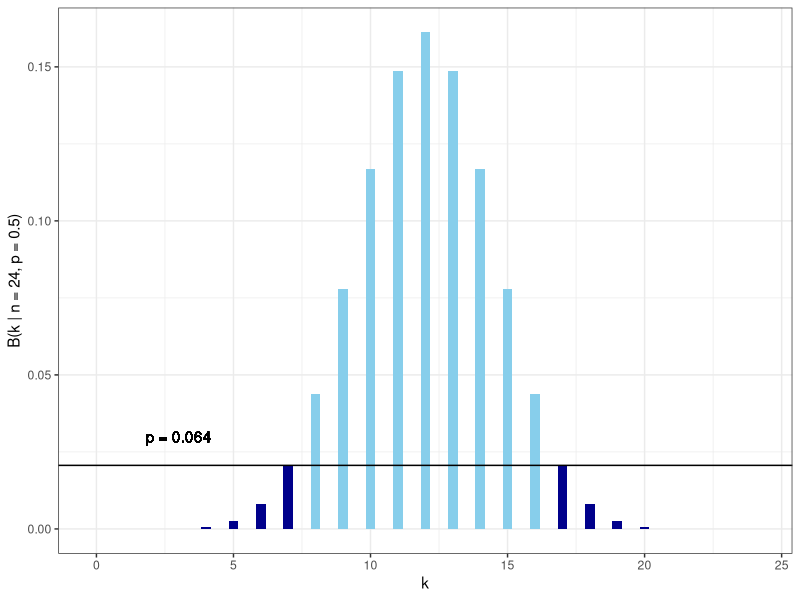

Source code (R):
## ---- chunk 1
knitr::opts_chunk$set(echo=TRUE, warning=FALSE, message=FALSE, dev.args = list(bg = 'transparent'), fig.align='center')
require('tidyverse')
require('forcats')
theme_set(theme_bw() + theme(plot.background=element_blank()) )
## ---- chunk 2

## ---- chunk 3
  
plotData = data.frame(x = 0:24, y = dbinom(0:24, 24, 0.5))
plotData2 = data.frame(x = c(0:7, 17:24), y = dbinom(c(0:7, 17:24), 24, 0.5))
sig.plot = ggplot(plotData, aes(x = x , y = y )) + geom_bar(stat = "identity", fill = "skyblue", width = 0.35) +
  geom_bar(data = plotData2, aes(x = x, y = y), stat = "identity", fill = "darkblue", width = 0.35) +
  geom_hline(yintercept=dbinom(7,24,0.5)) + xlab("k") + ylab("B(k | n = 24, p = 0.5)") +
  # geom_text(data.frame(x = 3, y = 0.05, label = paste0("p = " , round(1-sum(dbinom(8:16, 24, 0.5)),3), collapse = "")), aes(x = x, y = y, label = label)) 
  geom_text(x = 3, y = 0.03, label = paste0("p = " , round(1-sum(dbinom(8:16, 24, 0.5)),3), collapse = ""))
sig.plot
## ---- chunk 4
binom.test(7,24)
